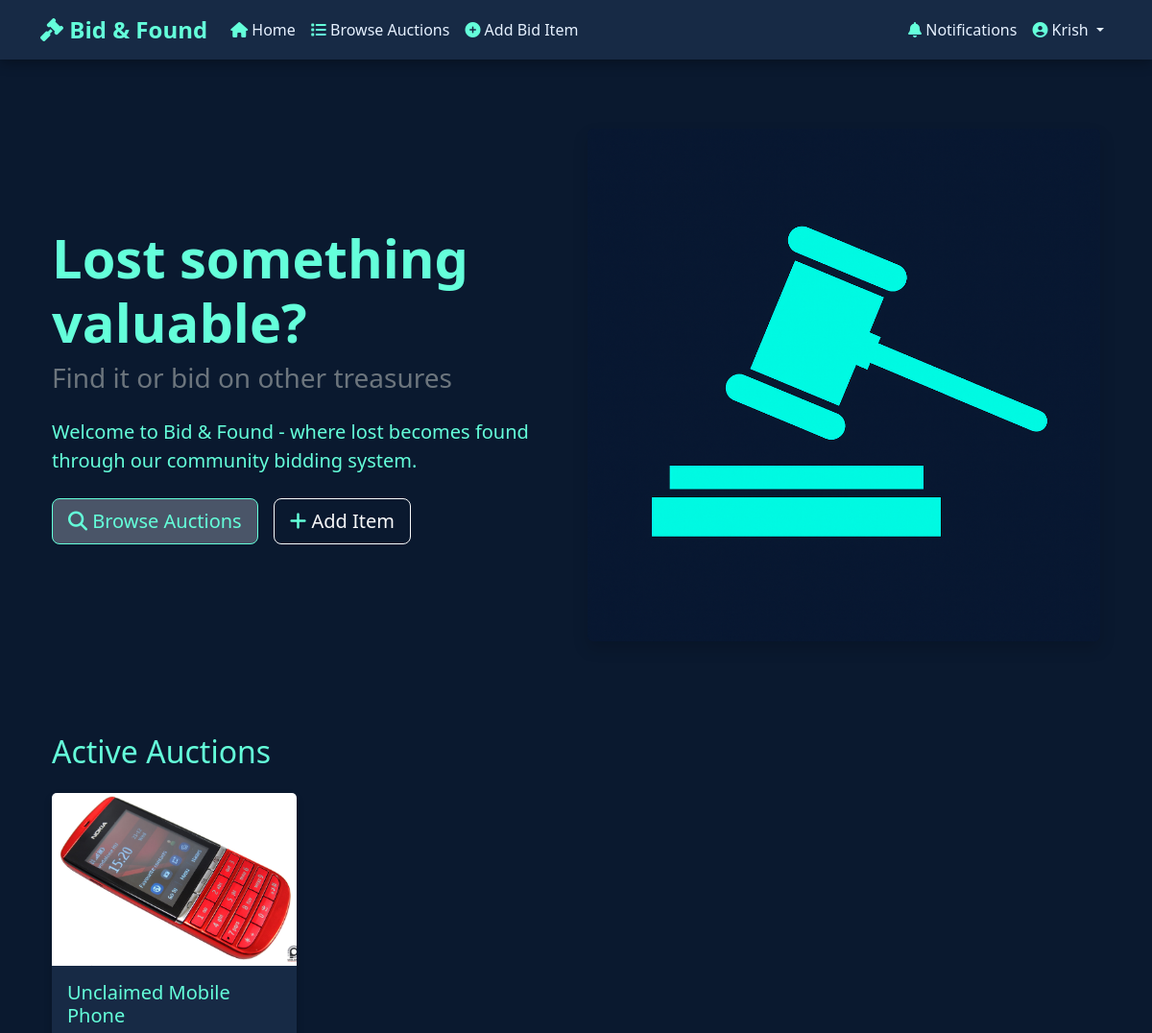
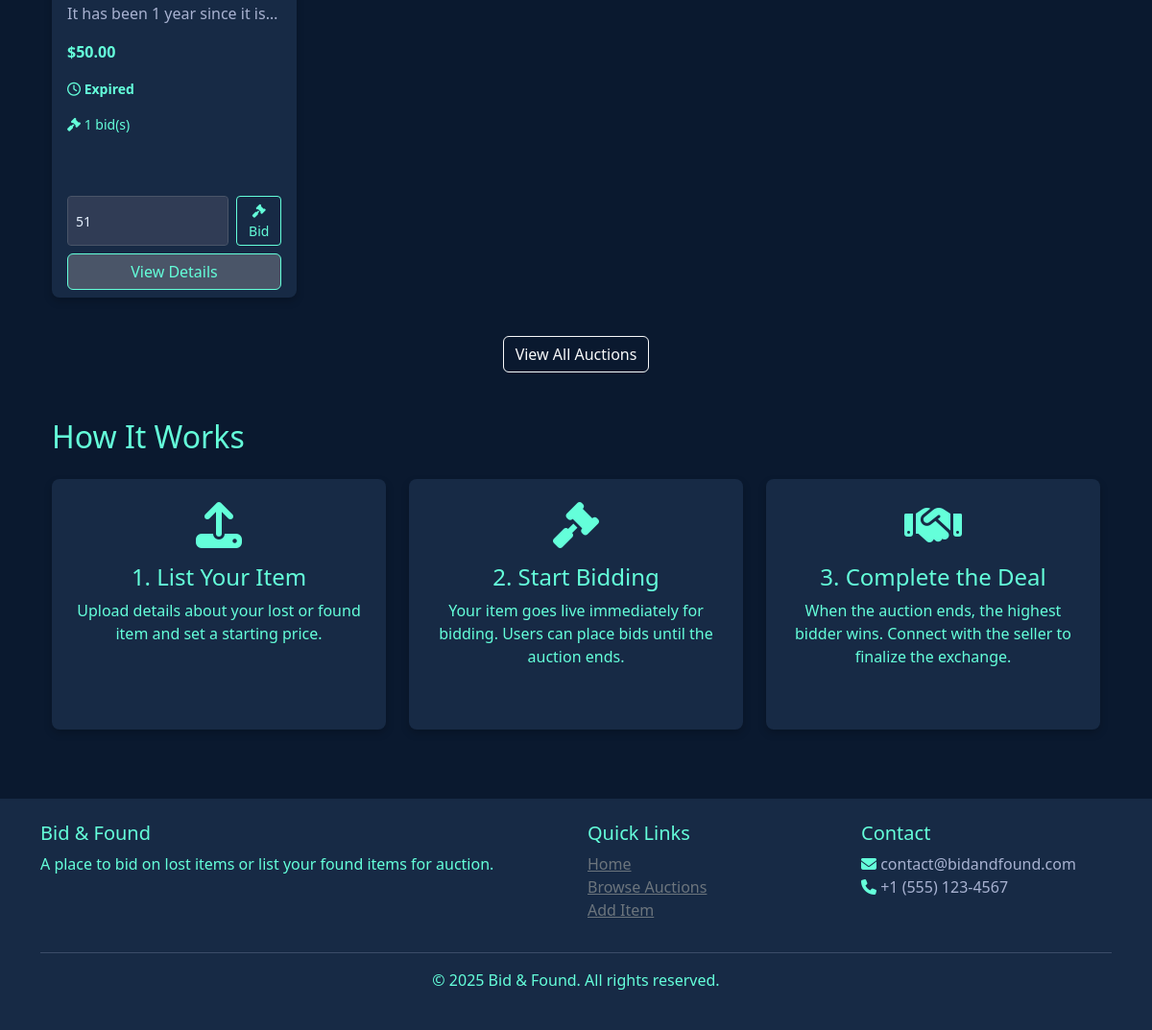
/bidding/ (signed in), run on the app's committed database (2 pictures, top to bottom).
### bidding/models.py (models this page shows, shortened)
class BidItem(models.Model):
    STATUS_CHOICES = (
        ('active', 'Active'),
        ('sold', 'Sold'),
        ('expired', 'Expired'),
    )
    user = models.ForeignKey(User, on_delete=models.CASCADE, related_name='bid_items')
    title = models.CharField(max_length=100)
    description = models.TextField()
    initial_price = models.DecimalField(max_digits=10, decimal_places=2)
    current_price = models.DecimalField(max_digits=10, decimal_places=2)
    min_increment = models.DecimalField(max_digits=10, decimal_places=2, default=1.00)
    image = models.FileField(upload_to='bid_items/', blank=True, null=True)
    start_date = models.DateTimeField(auto_now_add=True)
    end_date = models.DateTimeField(default=timezone.now() + timezone.timedelta(days=7))
    status = models.CharField(max_length=20, choices=STATUS_CHOICES, default='active')
    created_at = models.DateTimeField(auto_now_add=True)
    updated_at = models.DateTimeField(auto_now=True)
    related_item = models.ForeignKey(Item, on_delete=models.SET_NULL, null=True, blank=True)
    def time_remaining(self):
        if self.end_date and self.status == 'active':
            now = timezone.now()
            if now > self.end_date:
                return "Expired"
        return "N/A"
    def bid_count(self):
        return self.bids.count()

### bidding/views.py (the view)
# urls.py: path('', views.bidding_home, name='bidding_home'),
@login_required
def bidding_home(request):
    active_items = BidItem.objects.filter(status='active').order_by('-end_date')[:8]
    ending_soon = BidItem.objects.filter(
        status='active',
        end_date__gt=timezone.now()
    ).order_by('end_date')[:4]
    popular_items = BidItem.objects.filter(status='active').annotate(
        bid_count=Count('bids')
    ).order_by('-bid_count')[:4]
    item_bid_forms = {}
    if request.user.is_authenticated:
        for item in list(active_items) + list(ending_soon) + list(popular_items):
            if item.id not in item_bid_forms:
                item_bid_forms[item.id] = PlaceBidForm(bid_item=item)
    context = {
        'active_items': active_items,
        'ending_soon': ending_soon,
        'popular_items': popular_items,
        'item_bid_forms': item_bid_forms,
    }
    return render(request, 'bidding/home.html', context)

### bidding/templates/bidding/home.html (shortened to what this page needs)
{% extends 'work.html' %}
{% block content %}
<div class="container">
    <div class="row mb-5 py-5 align-items-center">
        <div class="col-md-6 animate__animated animate__fadeInLeft">
            <h1 class="text-accent display-4 fw-bold">Lost something valuable?</h1>
            <h2 class="text-secondary h3 mb-4">Find it or bid on other treasures</h2>
            <p class="lead mb-4">Welcome to Bid & Found - where lost becomes found through our community bidding system.</p>
            <div class="d-flex gap-3">
                <a href="{% url 'bid_item_list' %}" class="btn btn-primary btn-lg">
                    <i class="fas fa-search"></i> Browse Auctions
                </a>
                {% if user.is_authenticated %}
                <a href="{% url 'add_bid_item' %}" class="btn btn-outline-light btn-lg">
                    <i class="fas fa-plus"></i> Add Item
                </a>
                {% else %}
                <a href="{% url 'login' %}" class="btn btn-outline-light btn-lg">
                    <i class="fas fa-sign-in-alt"></i> Get Started
                </a>
                {% endif %}
            </div>
        </div>
        <div class="col-md-6 text-center animate__animated animate__fadeInRight">
            <img src="{% url 'bidding_image' 'bidding.jpeg' %}" class="img-fluid rounded shadow" onerror="this.onerror=null; this.src='https://via.placeholder.com/500x350?text=Bid+%26+Found';" alt="Bid Item">
        </div>
    </div>
    <section class="mb-5">
        <h2 class="text-accent mb-4 animate-on-scroll">Active Auctions</h2>
        <div class="row">
            {% if active_items %}
                {% for item in active_items %}
                    <div class="col-md-3 col-sm-6 mb-4 animate-on-scroll">
                        <div class="card h-100">
                            {% if item.image %}
                                <img src="{{ item.image.url }}" class="card-img-top" alt="{{ item.title }}" style="height: 180px; object-fit: cover;">
                            {% else %}
                                <div class="bg-navy-blue-light text-center py-5">
                                    <i class="fas fa-image fa-3x text-secondary"></i>
                                </div>
                            {% endif %}
                            <div class="card-body">
                                <h5 class="card-title">{{ item.title }}</h5>
                                <p class="card-text text-truncate">{{ item.description }}</p>
                                <p class="fw-bold">${{ item.current_price }}</p>
                                <p class="small">
                                    <i class="far fa-clock"></i>
                                    <span class="time-remaining" data-item-id="{{ item.id }}">{{ item.time_remaining }}</span>
                                </p>
                                <p class="small">
                                    <i class="fas fa-gavel"></i> {{ item.bid_count }} bid(s)
                                </p>
                            </div>
                            <div class="card-footer bg-transparent border-top-0">
                                {% if user.is_authenticated %}
                                    <div class="quick-bid-form mb-2">
                                        <form method="post" action="{% url 'place_bid' item.id %}" class="d-flex">
                                            <input type="number" name="amount" class="form-control form-control-sm me-2"
                                                value="{{ item.current_price|add:item.min_increment }}"
                                                min="{{ item.current_price|add:item.min_increment }}"
                                                step="0.01">
                                            <button type="submit" class="btn btn-sm btn-success">
                                                <i class="fas fa-gavel"></i> Bid
                                            </button>
                                        </form>
                                    </div>
                                {% endif %}
                                <a href="{% url 'bid_item_detail' item.id %}" class="btn btn-primary w-100">View Details</a>
                            </div>
                        </div>
                    </div>
                {% endfor %}
            {% else %}
                <div class="col-12 text-center">
                    <p>No active auctions at the moment.</p>
                </div>
            {% endif %}
        </div>
        <div class="text-center mt-3">
            <a href="{% url 'bid_item_list' %}" class="btn btn-outline-light">View All Auctions</a>
        </div>
    </section>
    <section class="mb-5">
        <h2 class="text-accent mb-4 animate-on-scroll">How It Works</h2>
        <div class="row text-center">
            <div class="col-md-4 mb-4 animate-on-scroll">
                <div class="card h-100 p-4">
                    <div class="text-accent mb-3">
                        <i class="fas fa-upload fa-3x"></i>
                    </div>
                    <h4 style="color:#64ffda;">1. List Your Item</h4>
                    <p style="color:#64ffda;">Upload details about your lost or found item and set a starting price.</p>
                </div>
            </div>
            <div class="col-md-4 mb-4 animate-on-scroll">
                <div class="card h-100 p-4">
                    <div class="text-accent mb-3">
                        <i class="fas fa-gavel fa-3x"></i>
                    </div>
                    <h4 style="color:#64ffda;">2. Start Bidding</h4>
                    <p style="color:#64ffda;">Your item goes live immediately for bidding. Users can place bids until the auction ends.</p>
                </div>
            </div>
            <div class="col-md-4 mb-4 animate-on-scroll">
                <div class="card h-100 p-4">
                    <div class="text-accent mb-3">
                        <i class="fas fa-handshake fa-3x"></i>
                    </div>
                    <h4 style="color:#64ffda;">3. Complete the Deal</h4>
                    <p style="color:#64ffda;">When the auction ends, the highest bidder wins. Connect with the seller to finalize the exchange.</p>
                </div>
            </div>
        </div>
    </section>
</div>
{% endblock %}

### bidding/templates/work.html (shortened to what this page needs)
<!DOCTYPE html>
<html lang="en">
<head>
    <link href="https://cdn.jsdelivr.net/npm/bootstrap@5.3.0/dist/css/bootstrap.min.css" rel="stylesheet">
    <link rel="stylesheet" href="https://cdnjs.cloudflare.com/ajax/libs/font-awesome/6.4.0/css/all.min.css">
    <link rel="stylesheet" href="https://cdnjs.cloudflare.com/ajax/libs/animate.css/4.1.1/animate.min.css">
</head>
<body>
    <nav class="navbar navbar-expand-lg navbar-dark sticky-top mb-4">
        <div class="container">
            <a class="navbar-brand animate__animated animate__fadeIn" href="{% url 'bidding_home' %}">
                <i class="fas fa-gavel"></i> Bid & Found
            </a>
            <div class="collapse navbar-collapse" id="navbarNav">
                <ul class="navbar-nav me-auto">
                    <li class="nav-item">
                        <a class="nav-link {% if request.resolver_match.url_name == 'bidding_home' %}active{% endif %}" href="{% url 'bidding_home' %}">
                            <i class="fas fa-home"></i> Home
                        </a>
                    </li>
                    <li class="nav-item">
                        <a class="nav-link {% if request.resolver_match.url_name == 'bid_item_list' %}active{% endif %}" href="{% url 'bid_item_list' %}">
                            <i class="fas fa-list"></i> Browse Auctions
                        </a>
                    </li>
                    {% if user.is_authenticated %}
                        <li class="nav-item">
                            <a class="nav-link {% if request.resolver_match.url_name == 'add_bid_item' %}active{% endif %}" href="{% url 'add_bid_item' %}">
                                <i class="fas fa-plus-circle"></i> Add Bid Item
                            </a>
                        </li>
                    {% endif %}
                </ul>
                <ul class="navbar-nav">
                    {% if user.is_authenticated %}
                        <li class="nav-item">
                            <a class="nav-link position-relative {% if request.resolver_match.url_name == 'bid_notifications' %}active{% endif %}" href="{% url 'bid_notifications' %}">
                                <i class="fas fa-bell"></i> Notifications
                            </a>
                        </li>
                        <li class="nav-item dropdown">
                            <a class="nav-link dropdown-toggle" href="#" id="userDropdown" role="button" data-bs-toggle="dropdown" aria-expanded="false">
                                <i class="fas fa-user-circle"></i> {{ user.username }}
                            </a>
                        </li>
                    {% endif %}
                </ul>
            </div>
        </div>
    </nav>
    <div class="container">
        {% block content %}{% endblock %}
    </div>
    <footer class="mt-5">
        <div class="container">
            <div class="row">
                <div class="col-md-6">
                    <h5 class="text-accent">Bid & Found</h5>
                    <p>A place to bid on lost items or list your found items for auction.</p>
                </div>
                <div class="col-md-3">
                    <h5 class="text-accent">Quick Links</h5>
                    <ul class="list-unstyled">
                        <li><a href="{% url 'bidding_home' %}" class="text-secondary">Home</a></li>
                        <li><a href="{% url 'bid_item_list' %}" class="text-secondary">Browse Auctions</a></li>
                        {% if user.is_authenticated %}
                            <li><a href="{% url 'add_bid_item' %}" class="text-secondary">Add Item</a></li>
                        {% endif %}
                    </ul>
                </div>
                <div class="col-md-3">
                    <h5 class="text-accent">Contact</h5>
                    <ul class="list-unstyled">
                        <li><i class="fas fa-envelope"></i> contact@bidandfound.com</li>
                        <li><i class="fas fa-phone"></i> +1 (555) 123-4567</li>
                    </ul>
                </div>
            </div>
            <hr class="bg-secondary">
            <div class="text-center">
                <p>&copy; {% now "Y" %} Bid & Found. All rights reserved.</p>
            </div>
        </div>
    </footer>
</body>
</html>

### bidding/templates/work.html (style rules this page uses)
:root { --navy-primary: #0a192f; --navy-secondary: #172a45; --navy-light: #303c55; --navy-lightest: #4a5568; --accent-color: #64ffda; --text-primary: #e6f1ff; --text-secondary: #a8b2d1; }
p { color: var(--accent-color); }
i { color: var(--accent-color); }
h4 { color: var(--accent-color); }
h5 { color: var(--accent-color); }
body { background-color: var(--navy-primary); color: var(--text-primary); font-family: 'Segoe UI', Tahoma, Geneva, Verdana, sans-serif; }
.navbar { background-color: var(--navy-secondary); box-shadow: 0 4px 12px rgba(0, 0, 0, 0.3); }
.navbar-brand { color: var(--accent-color) !important; font-weight: bold; font-size: 1.5rem; }
.nav-link { color: var(--text-primary) !important; transition: color 0.3s ease; }
.card { background-color: var(--navy-secondary); border: none; border-radius: 8px; box-shadow: 0 4px 8px rgba(0, 0, 0, 0.2); transition: transform 0.3s ease, box-shadow 0.3s ease; margin-bottom: 1.5rem; }
.card-title { color: var(--accent-color); }
.card-text { color: var(--text-secondary); }
.btn-primary { background-color: var(--navy-lightest); border-color: var(--accent-color); color: var(--accent-color); transition: all 0.3s ease; }
.btn-success { background-color: transparent; border-color: var(--accent-color); color: var(--accent-color); }
.text-accent { color: var(--accent-color); }
.form-control { background-color: var(--navy-light); border-color: var(--navy-lightest); color: var(--text-primary); }
.time-remaining { color: var(--accent-color); font-weight: bold; }
footer { background-color: var(--navy-secondary); color: var(--text-secondary); padding: 1.5rem 0; margin-top: 2rem; }

### data on the page
BidItem: image (picture), title "Unclaimed Mobile Phone", description "It has been 1 year since it is…", current_price "50.00", time_remaining "Expired", bid_count "1", amount "51"

### other printed values
{{ user.username }} "Krish"
